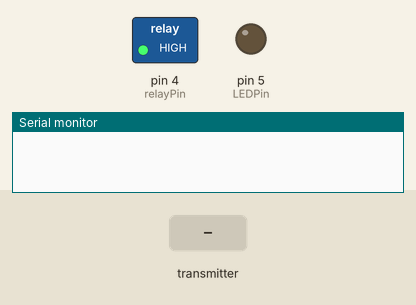
The sketch below on a simulated Arduino Uno, built with avr-gcc and run on an emulated ATmega328P. Parts: switched loads named in the sketch (green lamp = pin HIGH), output pins drawn as LEDs (lit = HIGH), the last lines printed to the serial monitor. The inputs (shaded band) are chosen by the test bench. No radio packets arrive unless stated.

Above: at 3.2 s.
3.3 s: the transmitter starts sending buttonState = 1
At 4.6 s:
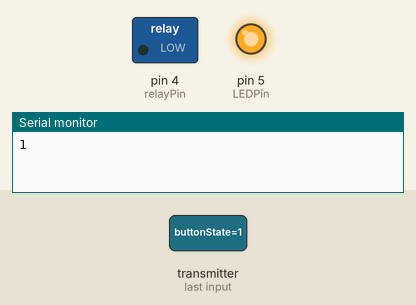
5.3 s: the transmitter starts sending buttonState = 0
At 5.7 s:
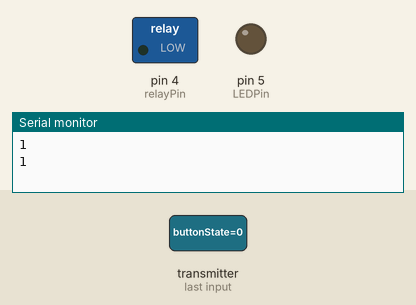
Timing chart, 0 to 8.3 s (numbered marks = the images above; inputs shaded):
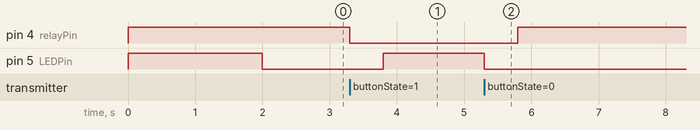

The sketch:

Reciever_rev002.ino
```cpp
#include <SPI.h>
#include <nRF24L01.h>
#include <RF24.h>

#define relayPin 4
#define LEDPin 5

int buttonState = 0;
//int leaksensorState = 0;

RF24 radio(6,7); // CE, CSN
const byte address[6] = "00001";

void setup() {
  Serial.begin(9600);
  pinMode(relayPin, OUTPUT);
  pinMode(LEDPin, OUTPUT);
  digitalWrite(relayPin, HIGH);
  digitalWrite(LEDPin, HIGH);
  delay(2000);
  digitalWrite(LEDPin, LOW);
 // digitalWrite(relayPin, LOW);
  radio.begin();
  radio.openReadingPipe(0, address);
  radio.setPALevel(RF24_PA_MIN);
}

void loop() {
  radio.startListening();
  while (!radio.available());
  radio.read(&buttonState, sizeof(buttonState));
//  radio.read(&buttonState, sizeof(leaksensorState));

    digitalWrite(relayPin, LOW);

  if (buttonState == HIGH) {

 //   digitalWrite(LEDPin, LOW);
    delay(500);
    digitalWrite(relayPin, LOW);
 //   digitalWrite(relayPin, LOW);
    digitalWrite(LEDPin, buttonState);
    delay(500);
    Serial.println(buttonState);
  }
  else {
//    digitalWrite(relayPin,HIGH);
    digitalWrite(LEDPin, buttonState);
    delay(500);
    digitalWrite(relayPin, HIGH);
    delay(5000);
    delay(5000);
    delay(5000);
    Serial.println(buttonState);
    }
}
```

Measured:
- after the input at 3.3 s, pin 4 (relayPin): HIGH → LOW at once; pin 5 (LEDPin): LOW → HIGH after 0.50 s
- after the input at 5.3 s, pin 4 (relayPin): LOW → HIGH after 0.50 s; pin 5 (LEDPin): HIGH → LOW at once
